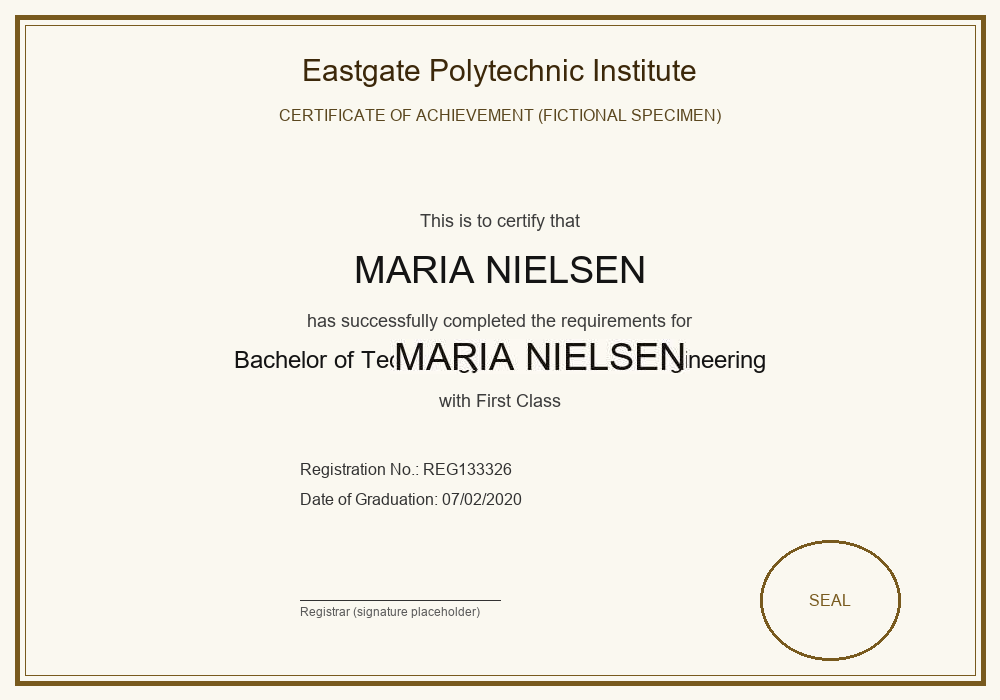
#> input picture data/synthetic/education/forged/certificate_0000_forged_copypaste.png, 1000 x 700 px
$ python -i ela.py   (imports and definitions only)
#> lines starting #> are read from the running program, lines starting #| are printed output that depends on the picture
#> further down, picture is the input picture: shape (700, 1000, 3); mean B, G, R 229.1, 238.7, 241.6
"""Error Level Analysis: recompresses the image at a known JPEG quality and
measures per-pixel error, then aggregates into a coarse grid to surface
regions whose compression error differs sharply from their neighbors -- a
classic signal for spliced/edited regions."""
import io

import cv2
import numpy as np
from PIL import Image


def error_level_analysis(image: np.ndarray, quality: int = 90) -> np.ndarray:
    """Returns a single-channel error map (uint8) the same size as the input."""
#> called with quality = 90
    rgb = cv2.cvtColor(image, cv2.COLOR_BGR2RGB)
    pil_img = Image.fromarray(rgb)
    buf = io.BytesIO()
    pil_img.save(buf, "JPEG", quality=quality)
    buf.seek(0)
    recompressed = np.array(Image.open(buf).convert("RGB"))

    diff = cv2.absdiff(rgb, recompressed).astype(np.float32)
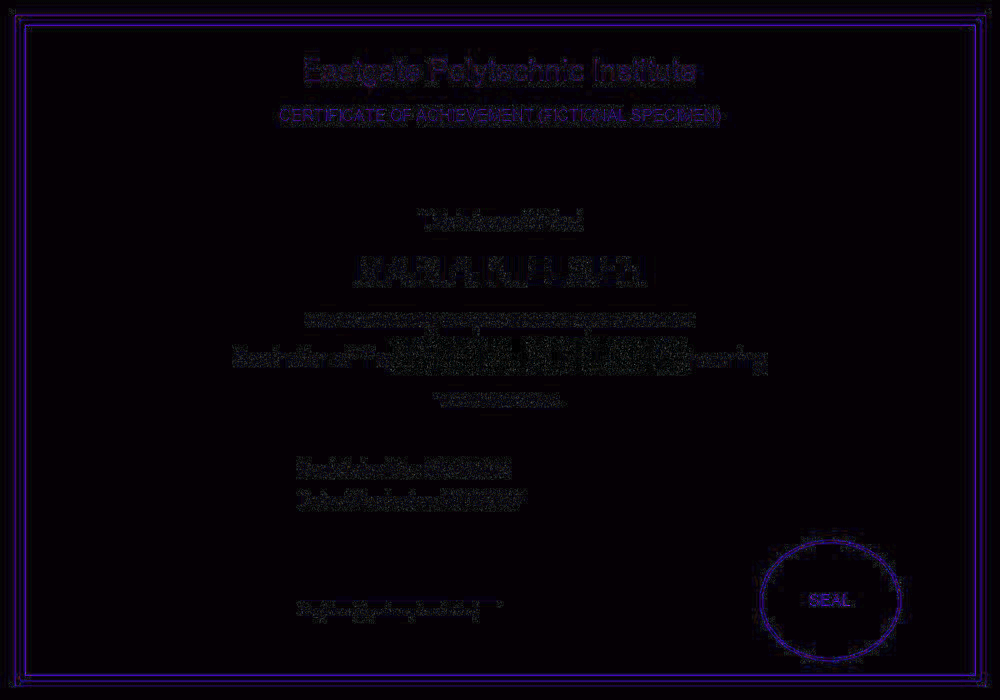
#> diff: shape (700, 1000, 3) float32; mean R, G, B 1.5, 0.4, 2.1; drawn with min black and max white
    error = diff.mean(axis=2)
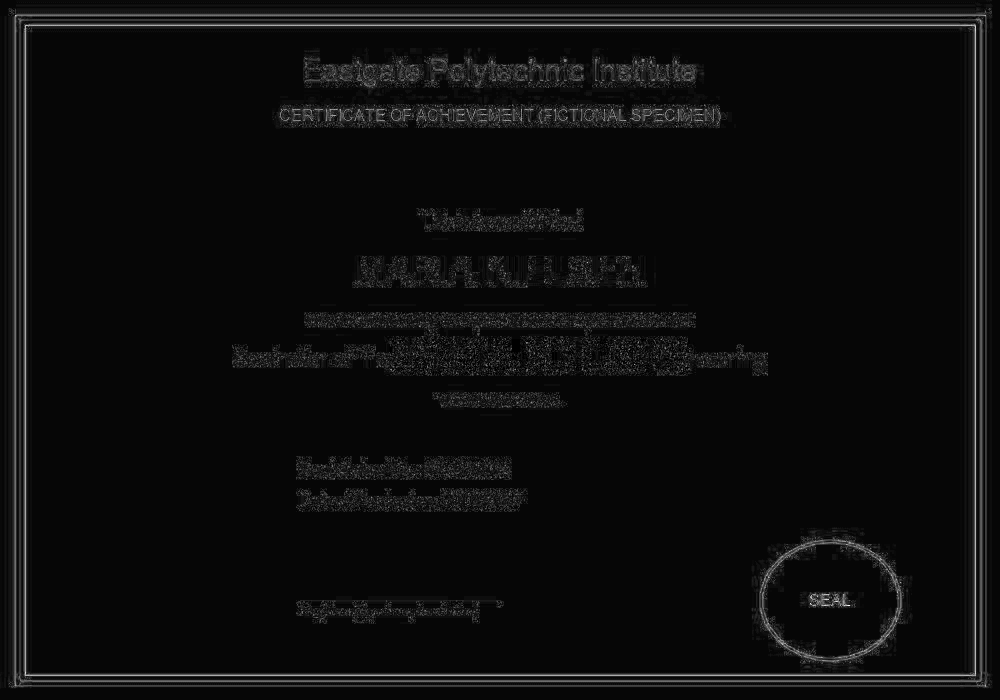
#> error: shape (700, 1000) float32; min 0, max 26, mean 1.4; drawn with min black and max white
    if error.max() > 0:
        error = (error / error.max()) * 255
    return error.astype(np.uint8)


def grid_anomaly_regions(error_map: np.ndarray, grid: int = 12, z_thresh: float = 2.4) -> list:
    """Splits the error map into a grid, z-scores cell means, and returns
    bboxes for cells that stand out from the document's own baseline."""
    h, w = error_map.shape
    cell_h, cell_w = h // grid, w // grid
    if cell_h == 0 or cell_w == 0:
        return []

    means = []
    cells = []
    for gy in range(grid):
        for gx in range(grid):
            y0, y1 = gy * cell_h, (gy + 1) * cell_h if gy < grid - 1 else h
            x0, x1 = gx * cell_w, (gx + 1) * cell_w if gx < grid - 1 else w
            cell = error_map[y0:y1, x0:x1]
            means.append(float(cell.mean()))
            cells.append((x0, y0, x1 - x0, y1 - y0))

    means_arr = np.array(means)
    mu, sigma = means_arr.mean(), means_arr.std() + 1e-6
    z_scores = (means_arr - mu) / sigma

    regions = []
    for z, (x, y, cw, ch) in zip(z_scores, cells):
        if z > z_thresh:
            score = float(min(1.0, max(0.0, (z - z_thresh) / 3.0 + 0.5)))
            regions.append({"bbox": [x, y, cw, ch], "score": round(score, 3), "type": "visual_anomaly",
                             "reason": "Local compression error deviates from the document's baseline"})
    return regions

>>> import cv2
>>> picture = cv2.imread('../../../../data/synthetic/education/forged/certificate_0000_forged_copypaste.png')
>>> result = error_level_analysis(picture)
